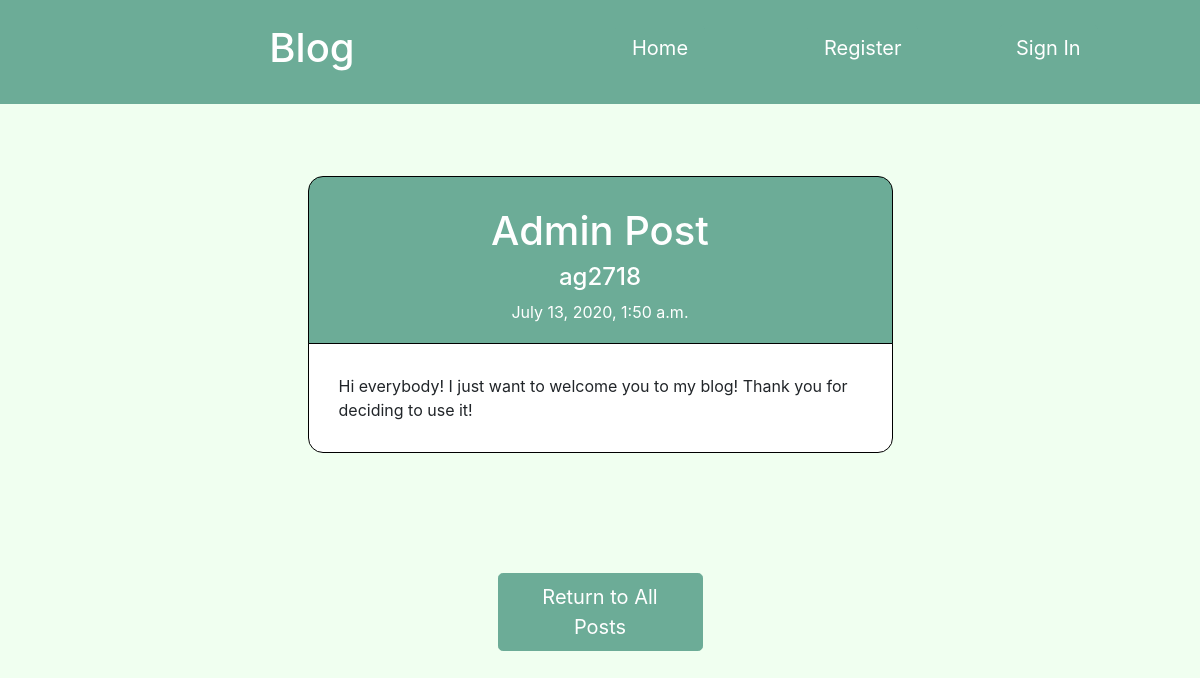
The app's page /posts/1/ with its own data.
### app/models.py (models this page shows, shortened)
class ExampleModel(models.Model):
    title = models.CharField(max_length=100)
    content = models.TextField()
    when_posted = models.DateTimeField(default=timezone.now)
    author = models.ForeignKey(User, on_delete=models.CASCADE)

### app/views.py (the view)
# urls.py: path('posts/<int:pk>/', ExampleModelDetailView.as_view(), name='view-post'),
class ExampleModelDetailView(DetailView):
    model = ExampleModel
    template_name = 'templates/post.html'

### templates/post.html
{% extends "base.html" %}
{% load static %}
{% block content %}
<br>
<br>
<br>
<div class="row">
    <div class="col-md-3"></div>
    <div class="col-md-6">
        <div class="post-head text-center">
            <h1>
                {{ object.title }}
            </h1>
            <h4>
                {{ object.author }}
            </h4>
            <div>
                {{ object.when_posted }}
            </div>
        </div>
        <div class="post-content">
            {{ object.content }}
        </div>
    </div>
</div>
<br>
<br>
<br>
<br>
<br>
<div class="row">
    <a class="btn btn-primary btn-lg col-md-2 center mb-5" href="{% url 'home' %}" role="button">Return to All Posts</a>
</div>
{% endblock %}

### app/static/app/main.css (style rules this page uses)
body { background: rgb(240, 255, 240); }
a { color: green; }
.btn-primary { background: rgb(108, 172, 151) !important; background: rgb(108, 172, 151) !important; border-color: rgb(108, 172, 151) !important; }
.center { display: block; margin-left: auto; margin-right: auto; }
.post-head { background: rgb(108, 172, 151); color: white; padding: 30px; border: solid black; border-width: 1px; border-top-left-radius: 15px; border-top-right-radius: 15px; }
.post-content { padding: 30px; background-color: white; margin-top: -12px; border: solid black; border-width: 1px; border-bottom-left-radius: 15px; border-bottom-right-radius: 15px; }

### records on screen
ExampleModel: title "Admin Post", author "ag2718", when_posted "July 13, 2020, 1:50 a.m.", content "Hi everybody! I just want to welcome you to my blog! Thank you for deciding to use it!"
